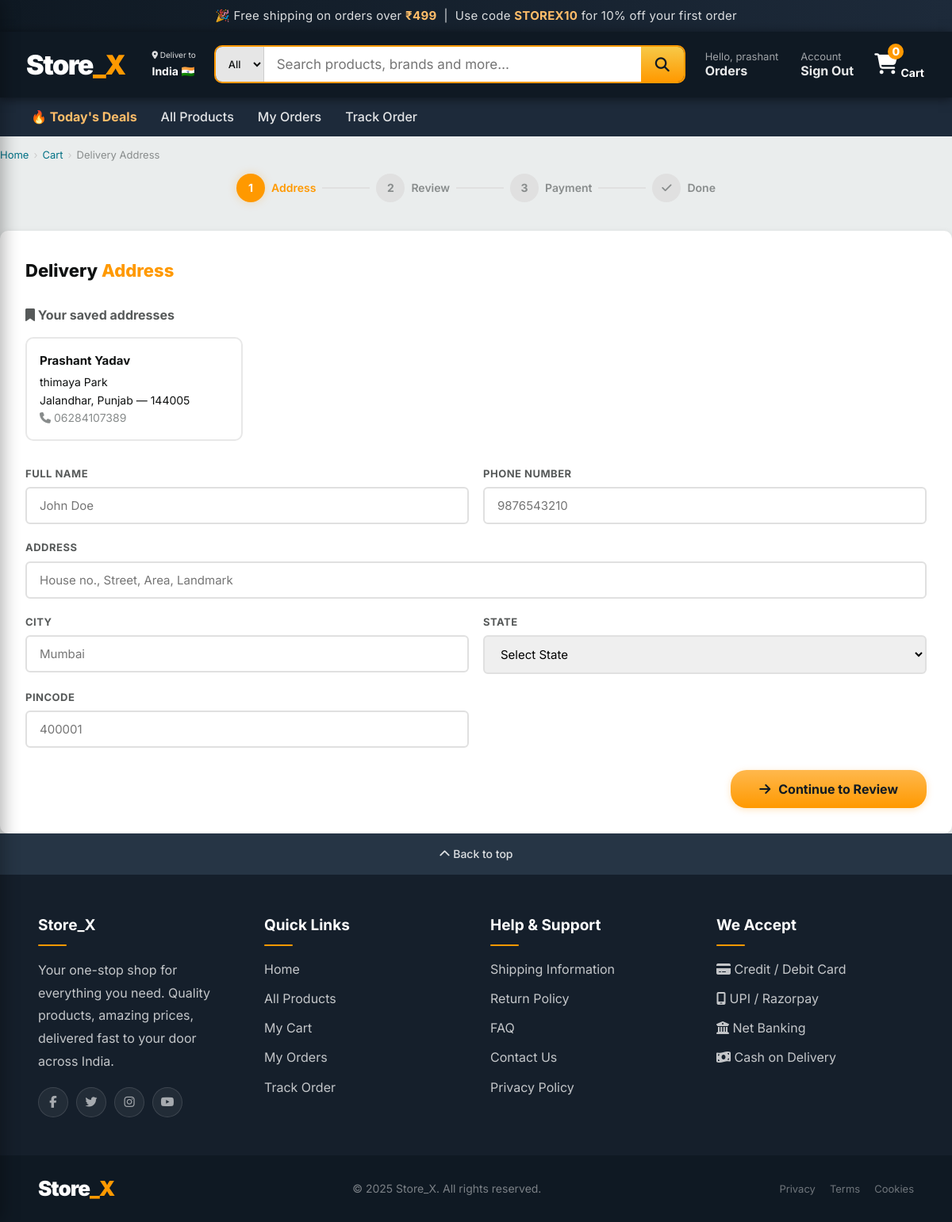
The page /address/ (signed in) on the database its author committed.
### store/models.py (models this page shows, shortened)
class Address(models.Model):
    user = models.ForeignKey('auth.User', on_delete=models.CASCADE)
    full_name = models.CharField(max_length=200)
    phone = models.CharField(max_length=15)
    address_line = models.CharField(max_length=300)
    city = models.CharField(max_length=100)
    state = models.CharField(max_length=100)
    pincode = models.CharField(max_length=10)
    created_at = models.DateTimeField(auto_now_add=True)

### store/views.py (the view, shortened to what this page needs)
# urls.py: path('address/', views.address, name='address'),
@login_required
def address(request):
    saved_addresses = Address.objects.filter(user=request.user).order_by('-created_at')[:1]
    return render(request, 'store/address.html', {
        'saved_addresses': saved_addresses,
    })

### store/context_processors.py (called while the page is built)
def cart_context(request):
    cart = request.session.get('cart', {})
    cart_count = sum(cart.values()) if cart else 0
    return {
        'cart_count': cart_count,
    }

### templates/store/address.html (shortened to what this page needs)
{% extends 'store/base.html' %}
{% block content %}
<div class="ck-container">
  <div class="breadcrumb">
    <a href="{% url 'home' %}">Home</a> <span class="sep">›</span>
    <a href="{% url 'cart_detail' %}">Cart</a> <span class="sep">›</span>
    <span>Delivery Address</span>
  </div>
  <div class="stepper">
    <div class="step"><div class="step-circle active">1</div><span class="step-label active">Address</span></div>
    <div class="step-line pending"></div>
    <div class="step"><div class="step-circle pending">2</div><span class="step-label pending">Review</span></div>
    <div class="step-line pending"></div>
    <div class="step"><div class="step-circle pending">3</div><span class="step-label pending">Payment</span></div>
    <div class="step-line pending"></div>
    <div class="step"><div class="step-circle pending"><i class="fa fa-check"></i></div><span class="step-label pending">Done</span></div>
  </div>
  <div class="ck-card">
    <h2>Delivery <em>Address</em></h2>
    {% if saved_addresses %}
    <div class="saved-title"><i class="fa fa-bookmark"></i> Your saved addresses</div>
    <div class="saved-grid">
      {% for addr in saved_addresses %}
      <div class="saved-card" onclick="fillAddress('{{ addr.full_name }}','{{ addr.phone }}','{{ addr.address_line }}','{{ addr.city }}','{{ addr.state }}','{{ addr.pincode }}')">
        <strong>{{ addr.full_name }}</strong>
        {{ addr.address_line }}<br>
        {{ addr.city }}, {{ addr.state }} — {{ addr.pincode }}<br>
        <span class="phone"><i class="fa fa-phone"></i> {{ addr.phone }}</span>
      </div>
      {% endfor %}
    </div>
    {% endif %}
    <form method="post">
      <div class="form-grid">
        <div class="form-field">
          <label>Full Name</label>
          <input type="text" name="full_name" id="fn" placeholder="John Doe" required />
        </div>
        <div class="form-field">
          <label>Phone Number</label>
          <input type="tel" name="phone" id="ph" placeholder="9876543210" required />
        </div>
        <div class="form-field full">
          <label>Address</label>
          <input type="text" name="address" id="ad" placeholder="House no., Street, Area, Landmark" required />
        </div>
        <div class="form-field">
          <label>City</label>
          <input type="text" name="city" id="ci" placeholder="Mumbai" required />
        </div>
        <div class="form-field">
          <label>State</label>
          <select name="state" id="st" required>
            <option value="">Select State</option>
          </select>
        </div>
        <div class="form-field">
          <label>Pincode</label>
          <input type="text" name="pincode" id="pc" placeholder="400001" maxlength="6" required />
        </div>
      </div>
      <div class="form-submit">
        <button type="submit" class="btn btn-primary"><i class="fa fa-arrow-right"></i> Continue to Review</button>
      </div>
    </form>
  </div>
</div>
{% endblock %}

### templates/store/base.html (shortened to what this page needs)
<!DOCTYPE html>
<html lang="en">
<head>
  <link rel="stylesheet" href="https://cdnjs.cloudflare.com/ajax/libs/font-awesome/6.5.0/css/all.min.css"/>
</head>
<body>
<div class="topbar">
  🎉 Free shipping on orders over <span>₹499</span> &nbsp;|&nbsp; Use code <span>STOREX10</span> for 10% off your first order
</div>
<nav class="navbar" id="mainNavbar">
  <a href="{% url 'home' %}" class="nav-logo">Store<span>_X</span></a>
  <div class="nav-location">
    <small><i class="fa fa-location-dot"></i> Deliver to</small>
    <strong>India 🇮🇳</strong>
  </div>
  <form class="nav-search" action="{% url 'product_list' %}" method="get">
    <select name="category">
      <option value="">All</option>
    </select>
    <input type="text" name="q" placeholder="Search products, brands and more…" value="{{ query|default:'' }}" />
    <button type="submit"><i class="fa fa-search"></i></button>
  </form>
  <div class="nav-links">
    {% if user.is_authenticated %}
    <a href="{% url 'my_orders' %}" class="nav-link">
      <small>Hello, {{ user.username }}</small>
      <strong>Orders</strong>
    </a>
    <a href="{% url 'logout' %}" class="nav-link">
      <small>Account</small>
      <strong>Sign Out</strong>
    </a>
    {% endif %}
    <a href="{% url 'cart_detail' %}" class="nav-cart">
      <div class="cart-icon">
        <i class="fa fa-shopping-cart"></i>
        <div class="cart-badge">{{ cart_count|default:"0" }}</div>
      </div>
      <strong>Cart</strong>
    </a>
  </div>
</nav>
<div class="subnav">
  <a href="{% url 'product_list' %}" class="subnav-link highlight">🔥 Today's Deals</a>
  <a href="{% url 'product_list' %}" class="subnav-link">All Products</a>
  {% if user.is_authenticated %}
  <a href="{% url 'my_orders' %}" class="subnav-link">My Orders</a>
  <a href="{% url 'track_order' %}" class="subnav-link">Track Order</a>
  {% endif %}
</div>
{% block content %}{% endblock %}
<div class="footer-back-top" onclick="window.scrollTo({top:0,behavior:'smooth'})">
  <i class="fa fa-chevron-up"></i> Back to top
</div>
<footer class="footer-main">
  <div class="footer-grid">
    <div class="footer-col">
      <h4>Store_X</h4>
      <p>Your one-stop shop for everything you need. Quality products, amazing prices, delivered fast to your door across India.</p>
      <div class="footer-socials">
        <div class="social-btn"><i class="fab fa-facebook-f"></i></div>
        <div class="social-btn"><i class="fab fa-twitter"></i></div>
        <div class="social-btn"><i class="fab fa-instagram"></i></div>
        <div class="social-btn"><i class="fab fa-youtube"></i></div>
      </div>
    </div>
    <div class="footer-col">
      <h4>Quick Links</h4>
      <ul>
        <li><a href="{% url 'home' %}">Home</a></li>
        <li><a href="{% url 'product_list' %}">All Products</a></li>
        <li><a href="{% url 'cart_detail' %}">My Cart</a></li>
        {% if user.is_authenticated %}
        <li><a href="{% url 'my_orders' %}">My Orders</a></li>
        <li><a href="{% url 'track_order' %}">Track Order</a></li>
        {% else %}
        <li><a href="{% url 'login' %}">Sign In</a></li>
        <li><a href="{% url 'signup' %}">Register</a></li>
        {% endif %}
      </ul>
    </div>
    <div class="footer-col">
      <h4>Help & Support</h4>
      <ul>
        <li>Shipping Information</li>
        <li>Return Policy</li>
        <li>FAQ</li>
        <li>Contact Us</li>
        <li>Privacy Policy</li>
      </ul>
    </div>
    <div class="footer-col">
      <h4>We Accept</h4>
      <ul>
        <li><i class="fa fa-credit-card"></i> Credit / Debit Card</li>
        <li><i class="fa fa-mobile-screen"></i> UPI / Razorpay</li>
        <li><i class="fa fa-building-columns"></i> Net Banking</li>
        <li><i class="fa fa-money-bill-wave"></i> Cash on Delivery</li>
      </ul>
    </div>
  </div>
  <div class="footer-bottom">
    <div class="footer-bottom-logo">Store<span>_X</span></div>
    <div class="footer-bottom-center">© 2025 Store_X. All rights reserved.</div>
    <div class="footer-legal">
      <a href="#">Privacy</a>
      <a href="#">Terms</a>
      <a href="#">Cookies</a>
    </div>
  </div>
</footer>
</body>
</html>

### rows shown on the page
Address: full_name "Prashant Yadav", address_line "thimaya Park", city "Jalandhar", state "Punjab", pincode "144005", phone "06284107389"

### other values the page prints
{{ user.username }} "prashant"
{{ cart_count|default:"0" }} "0"
